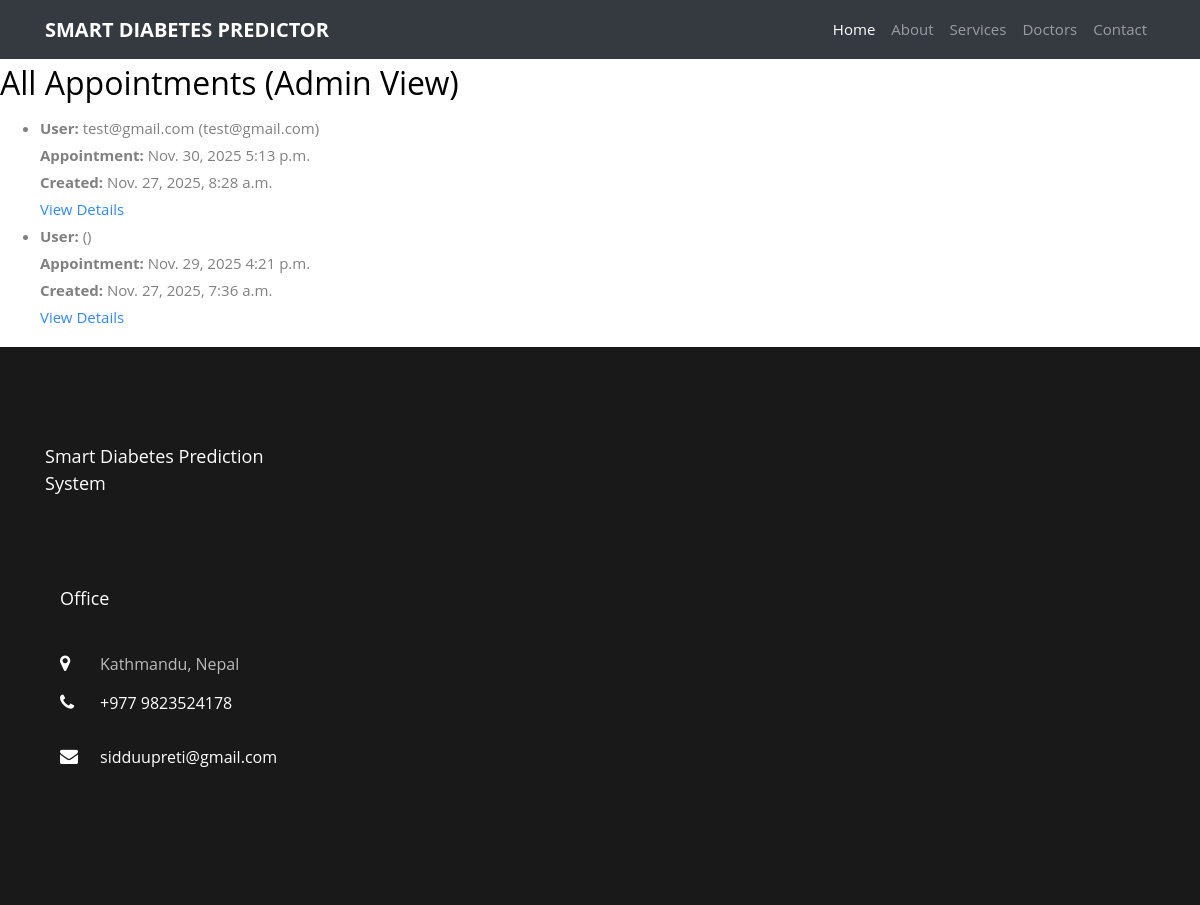
The app's page /admin-appointments/ (signed in), older data.
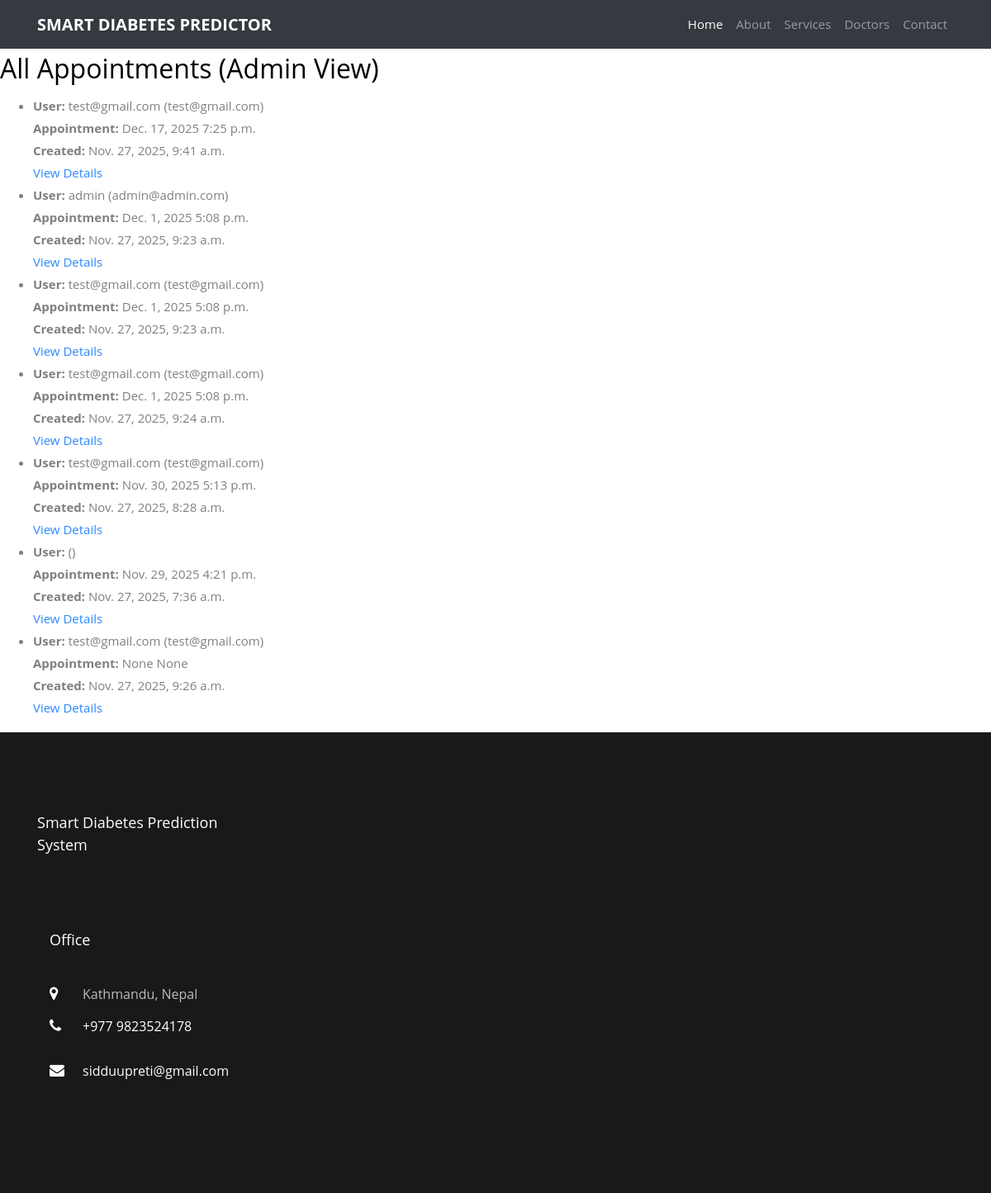
The same page, newer data.
### hospitalApp/models.py (models this page shows, shortened)
class DiabetesSubmission(models.Model):
    user = models.ForeignKey(User, null=True, blank=True, on_delete=models.SET_NULL)
    pregnancies = models.IntegerField(null=True, blank=True)
    glucose = models.FloatField(null=True, blank=True)
    bp = models.FloatField(null=True, blank=True)
    st = models.FloatField(null=True, blank=True)
    insulin = models.FloatField(null=True, blank=True)
    bmi = models.FloatField(null=True, blank=True)
    dp = models.FloatField(null=True, blank=True)
    age = models.IntegerField(null=True, blank=True)
    need_appointment = models.BooleanField(default=False)
    appointment_date = models.DateField(null=True, blank=True)
    appointment_time = models.TimeField(null=True, blank=True)
    created_at = models.DateTimeField(auto_now_add=True)

### hospitalApp/views.py (the view)
# urls.py: path("admin-appointments/", views.admin_appointments, name="admin_appointments"),
@staff_member_required
def admin_appointments(request):
    qs = DiabetesSubmission.objects.filter(need_appointment=True).order_by("-appointment_date", "-appointment_time")
    return render(request, "admin_appointments.html", {"appointments": qs})

### hospitalApp/templates/admin_appointments.html (shortened to what this page needs)
{% load static %}
{% include 'imports.html' %}
{% include 'navbar.html' %}
<!DOCTYPE html>
<html lang="en">
<head>
    <link rel="stylesheet" href="{% static 'style.css' %}">
</head>
<body>
    <main>
        <h2>All Appointments (Admin View)</h2>
        <ul>
          {% for a in appointments %}
            <li>
              <strong>User:</strong> {{ a.user.username }} ({{ a.user.email }})<br>
              <strong>Appointment:</strong> {{ a.appointment_date }} {{ a.appointment_time }}<br>
              <strong>Created:</strong> {{ a.created_at }}<br>
              <a href="{% url 'appointment_detail' a.pk %}">View Details</a>
            </li>
          {% empty %}
            <li>No appointments found.</li>
          {% endfor %}
        </ul>
    </main>
    <footer>
        {% include 'footer.html' %}
    </footer>
</body>
</html>

Row changes from the older to the newer data that the page shows:
added DiabetesSubmission: user.username "test@gmail.com", user.email "test@gmail.com", appointment_date "Dec. 17, 2025", appointment_time "7:25 p.m.", created_at "Nov. 27, 2025, 9:41 a.m."
added DiabetesSubmission: user.username "admin", user.email "admin@admin.com", appointment_date "Dec. 1, 2025", appointment_time "5:08 p.m.", created_at "Nov. 27, 2025, 9:23 a.m."
added DiabetesSubmission: user.username "test@gmail.com", user.email "test@gmail.com", appointment_date "Dec. 1, 2025", appointment_time "5:08 p.m.", created_at "Nov. 27, 2025, 9:23 a.m."
added DiabetesSubmission: user.username "test@gmail.com", user.email "test@gmail.com", appointment_date "Dec. 1, 2025", appointment_time "5:08 p.m.", created_at "Nov. 27, 2025, 9:24 a.m."
added DiabetesSubmission: user.username "test@gmail.com", user.email "test@gmail.com", appointment_date "None", appointment_time "None", created_at "Nov. 27, 2025, 9:26 a.m."
